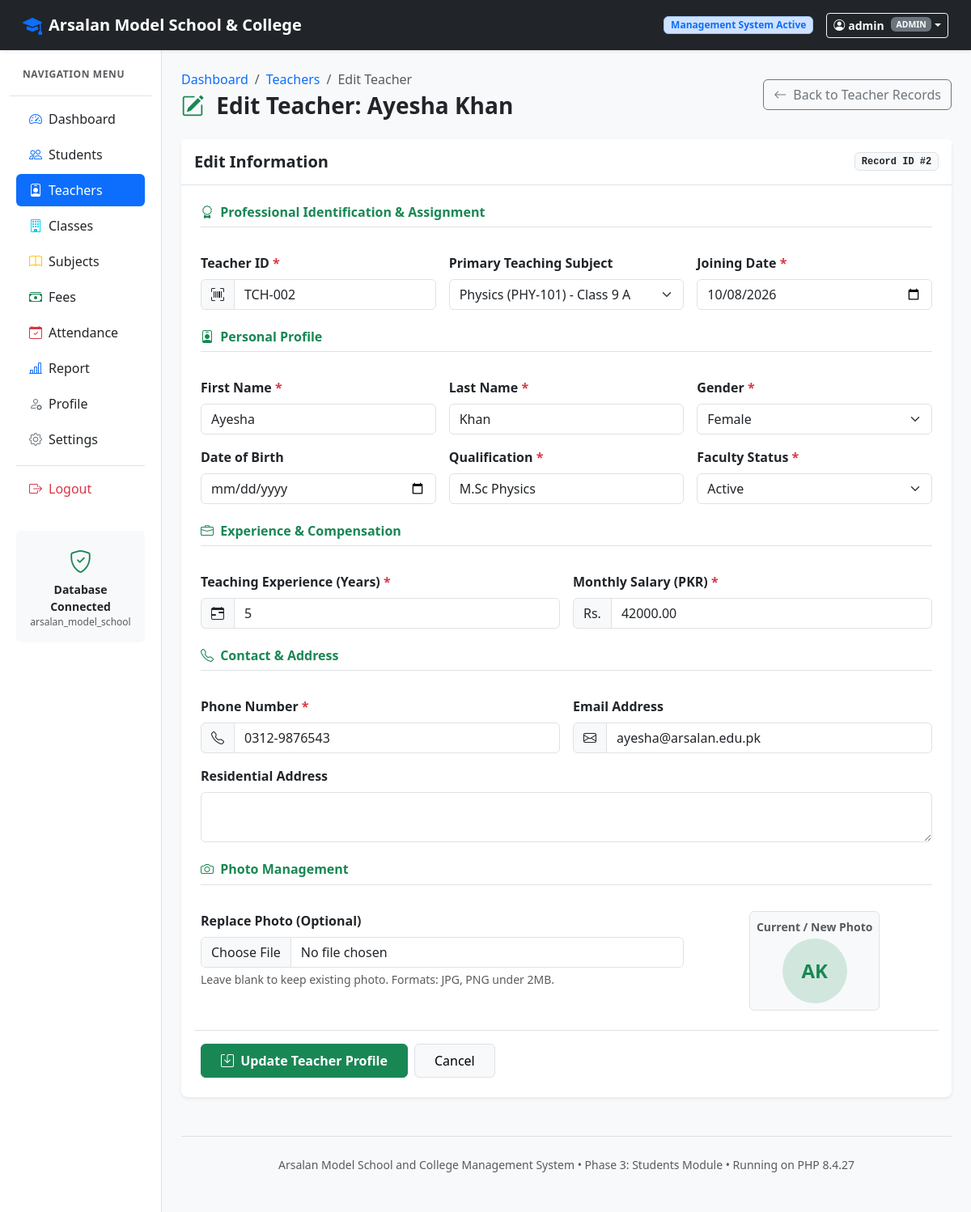
Screenshot of /ArsalanModelSchool/teachers/edit_teacher.php?id=2 (signed in) with the database file from the repository.
### tables this page shows
CREATE TABLE `teachers` (
    `id`            INT            NOT NULL AUTO_INCREMENT,
    `user_id`       INT            NULL DEFAULT NULL,
    `teacher_id`    VARCHAR(20)    NOT NULL,
    `first_name`    VARCHAR(50)    NOT NULL,
    `last_name`     VARCHAR(50)    NOT NULL,
    `gender`        ENUM('Male','Female','Other') NOT NULL,
    `date_of_birth` DATE           NULL,
    `phone`         VARCHAR(15)    NOT NULL,
    `email`         VARCHAR(100)   NOT NULL DEFAULT '',
    `address`       TEXT           NULL,
    `joining_date`  DATE           NULL,
    `subject_id`    INT            NULL DEFAULT NULL,
    `qualification` VARCHAR(100)   NOT NULL DEFAULT '',
    `experience`    INT            NOT NULL DEFAULT 0,
    `salary`        DECIMAL(10,2)  NOT NULL DEFAULT 0.00,
    `photo`         VARCHAR(255)   NULL DEFAULT NULL,
    `status`        ENUM('active','inactive') NOT NULL DEFAULT 'active',
    `created_at`    TIMESTAMP      NOT NULL DEFAULT CURRENT_TIMESTAMP,
    `updated_at`    TIMESTAMP      NOT NULL DEFAULT CURRENT_TIMESTAMP ON UPDATE CURRENT_TIMESTAMP,
    PRIMARY KEY (`id`),
    UNIQUE KEY `uq_teacher_id` (`teacher_id`),
    CONSTRAINT `fk_teacher_user` FOREIGN KEY (`user_id`) REFERENCES `users`(`id`) ON DELETE SET NULL,
    CONSTRAINT `fk_teacher_subject` FOREIGN KEY (`subject_id`) REFERENCES `subjects`(`id`) ON DELETE SET NULL
);

CREATE TABLE `subjects` (
    `id`           INT          NOT NULL AUTO_INCREMENT,
    `subject_name` VARCHAR(100) NOT NULL,
    `subject_code` VARCHAR(20)  NOT NULL,
    `class_id`     INT          NOT NULL,
    `teacher_id`   INT          NULL DEFAULT NULL,
    `status`       ENUM('active','inactive') NOT NULL DEFAULT 'active',
    `created_at`   TIMESTAMP    NOT NULL DEFAULT CURRENT_TIMESTAMP,
    PRIMARY KEY (`id`),
    UNIQUE KEY `uq_subject_code` (`subject_code`),
    CONSTRAINT `fk_subject_class` FOREIGN KEY (`class_id`) REFERENCES `classes`(`id`) ON DELETE CASCADE
);

### ArsalanModelSchool/teachers/edit_teacher.php (the view, shortened to what the rows shown need)
<?php
require_once __DIR__ . '/../database.php';
$teacher_primary_id = (int)($_GET['id'] ?? $_POST['id'] ?? 0);
$teacher = db_fetch_one("SELECT * FROM teachers WHERE id = ? LIMIT 1", [$teacher_primary_id], 'i');
$subjects = db_fetch_all(
    "SELECT s.id, s.subject_name, s.subject_code, c.class_name, c.section
     FROM subjects s
     LEFT JOIN classes c ON s.class_id = c.id
     WHERE s.status = 'active'
     ORDER BY s.subject_name ASC"
);
$form = [
    'teacher_id'    => $teacher['teacher_id'],
    'first_name'    => $teacher['first_name'],
    'last_name'     => $teacher['last_name'],
    'gender'        => $teacher['gender'],
    'date_of_birth' => $teacher['date_of_birth'] ?? '',
    'phone'         => $teacher['phone'],
    'email'         => $teacher['email'] ?? '',
    'address'       => $teacher['address'] ?? '',
    'joining_date'  => $teacher['joining_date'] ?? date('Y-m-d'),
    'subject_id'    => (int)($teacher['subject_id'] ?? 0),
    'qualification' => $teacher['qualification'] ?? '',
    'experience'    => (string)$teacher['experience'],
    'salary'        => (string)$teacher['salary'],
    'status'        => $teacher['status'],
];
require_once __DIR__ . '/../layout.php';
?>
<div class="d-flex justify-content-between align-items-center mb-4">
    <div>
        <nav aria-label="breadcrumb">
            <ol class="breadcrumb mb-1">
            </ol>
        </nav>
        <h2 class="h3 fw-bold text-dark mb-0">
            <i class="bi bi-pencil-square text-success me-2"></i> Edit Teacher: <?= h($teacher['first_name'] . ' ' . $teacher['last_name']); ?>
        </h2>
    </div>
</div>
<div class="card border-0 shadow-sm rounded-3">
    <div class="card-header bg-white border-bottom py-3 d-flex justify-content-between align-items-center">
        <h5 class="fw-bold text-dark mb-0">Edit Information</h5>
        <span class="badge bg-light text-dark border font-monospace">Record ID #<?= (int)$teacher['id']; ?></span>
    </div>
    <div class="card-body p-4">
        <form method="POST" action="edit_teacher.php?id=<?= (int)$teacher['id']; ?>" enctype="multipart/form-data" novalidate>
            <div class="row g-3">
                <div class="col-md-4">
                    <div class="input-group">
                        <span class="input-group-text bg-light"><i class="bi bi-upc-scan"></i></span>
                        <input type="text"
                               class="form-control"
                               id="teacher_id"
                               name="teacher_id"
                               value="<?= h($form['teacher_id']); ?>"
                               required>
                    </div>
                </div>
                <div class="col-md-4">
                    <label for="subject_id" class="form-label fw-semibold">Primary Teaching Subject</label>
                    <select class="form-select" id="subject_id" name="subject_id">
                        <?php foreach ($subjects as $s): ?>
                            <option value="<?= (int)$s['id']; ?>" <?= ((string)$form['subject_id'] === (string)$s['id']) ? 'selected' : ''; ?>>
                                <?= h($s['subject_name']); ?> (<?= h($s['subject_code']); ?>)
                            </option>
                        <?php endforeach; ?>
                    </select>
                </div>
                <div class="col-md-4">
                    <label for="first_name" class="form-label fw-semibold">First Name <span class="text-danger">*</span></label>
                    <input type="text"
                           class="form-control"
                           id="first_name"
                           name="first_name"
                           value="<?= h($form['first_name']); ?>"
                           required>
                </div>
                <div class="col-md-4">
                    <label for="last_name" class="form-label fw-semibold">Last Name <span class="text-danger">*</span></label>
                    <input type="text"
                           class="form-control"
                           id="last_name"
                           name="last_name"
                           value="<?= h($form['last_name']); ?>"
                           required>
                </div>
                <div class="col-md-4">
                    <label for="gender" class="form-label fw-semibold">Gender <span class="text-danger">*</span></label>
                    <select class="form-select" id="gender" name="gender" required>
                        <option value="Female" <?= ($form['gender'] === 'Female') ? 'selected' : ''; ?>>Female</option>
                    </select>
                </div>
                <div class="col-md-4">
                    <label for="qualification" class="form-label fw-semibold">Qualification <span class="text-danger">*</span></label>
                    <input type="text"
                           class="form-control"
                           id="qualification"
                           name="qualification"
                           value="<?= h($form['qualification']); ?>"
                           required>
                </div>
                <div class="col-md-4">
                    <label for="status" class="form-label fw-semibold">Faculty Status <span class="text-danger">*</span></label>
                    <select class="form-select" id="status" name="status" required>
                        <option value="active" <?= ($form['status'] === 'active') ? 'selected' : ''; ?>>Active</option>
                    </select>
                </div>
                <div class="col-md-6">
                    <div class="input-group">
                        <span class="input-group-text bg-light"><i class="bi bi-calendar-range"></i></span>
                        <input type="number"
                               class="form-control"
                               id="experience"
                               name="experience"
                               min="0"
                               max="60"
                               value="<?= h($form['experience']); ?>"
                               required>
                    </div>
                </div>
                <div class="col-md-6">
                    <div class="input-group">
                        <span class="input-group-text bg-light">Rs.</span>
                        <input type="number"
                               class="form-control"
                               id="salary"
                               name="salary"
                               min="0"
                               step="0.01"
                               value="<?= h($form['salary']); ?>"
                               required>
                    </div>
                </div>
                <div class="col-md-6">
                    <div class="input-group">
                        <span class="input-group-text bg-light"><i class="bi bi-telephone"></i></span>
                        <input type="text"
                               class="form-control"
                               id="phone"
                               name="phone"
                               value="<?= h($form['phone']); ?>"
                               required>
                    </div>
                </div>
                <div class="col-md-6">
                    <div class="input-group">
                        <span class="input-group-text bg-light"><i class="bi bi-envelope"></i></span>
                        <input type="email"
                               class="form-control"
                               id="email"
                               name="email"
                               value="<?= h($form['email']); ?>">
                    </div>
                </div>
                <div class="col-md-4 text-center">
                    <div class="border rounded p-2 bg-light d-inline-block">
                        <div class="small fw-semibold text-muted mb-1">Current / New Photo</div>
                        <?php if (!empty($teacher['photo']) && file_exists(__DIR__ . '/../uploads/teachers/' . $teacher['photo'])): ?>
                            <img id="photoPreview"
                                 src="../uploads/teachers/<?= h($teacher['photo']); ?>"
                                 alt="<?= h($teacher['first_name']); ?>"
                                 class="img-fluid rounded"
                                 style="max-height: 100px; max-width: 100px; object-fit: cover;">
                        <?php else: ?>
                            <div id="photoPreviewPlaceholder" class="rounded-circle bg-success-subtle text-success d-inline-flex align-items-center justify-content-center fw-bold"
                                 style="width: 80px; height: 80px; font-size: 1.5rem;">
                                <?= strtoupper(substr($teacher['first_name'], 0, 1) . substr($teacher['last_name'], 0, 1)); ?>
                            </div>
                        <?php endif; ?>
                    </div>
                </div>
            </div>
        </form>
    </div>
</div>
<?php
require_once __DIR__ . '/../layout_end.php';
?>

### rows the page displays
teachers: first_name+last_name "Ayesha Khan", id "2", teacher_id "TCH-002", subject_id "Physics (PHY-101) - Class 9 A", first_name "Ayesha", last_name "Khan", gender "Female", qualification "M.Sc Physics", status "Active", experience "5", salary "42000.00", phone "0312-9876543", email "ayesha@arsalan.edu.pk", first_name+last_name "AK"

### other values shown
$user['username'] "admin"
$user['role'] "ADMIN"
PHP_VERSION "8.4.27"
